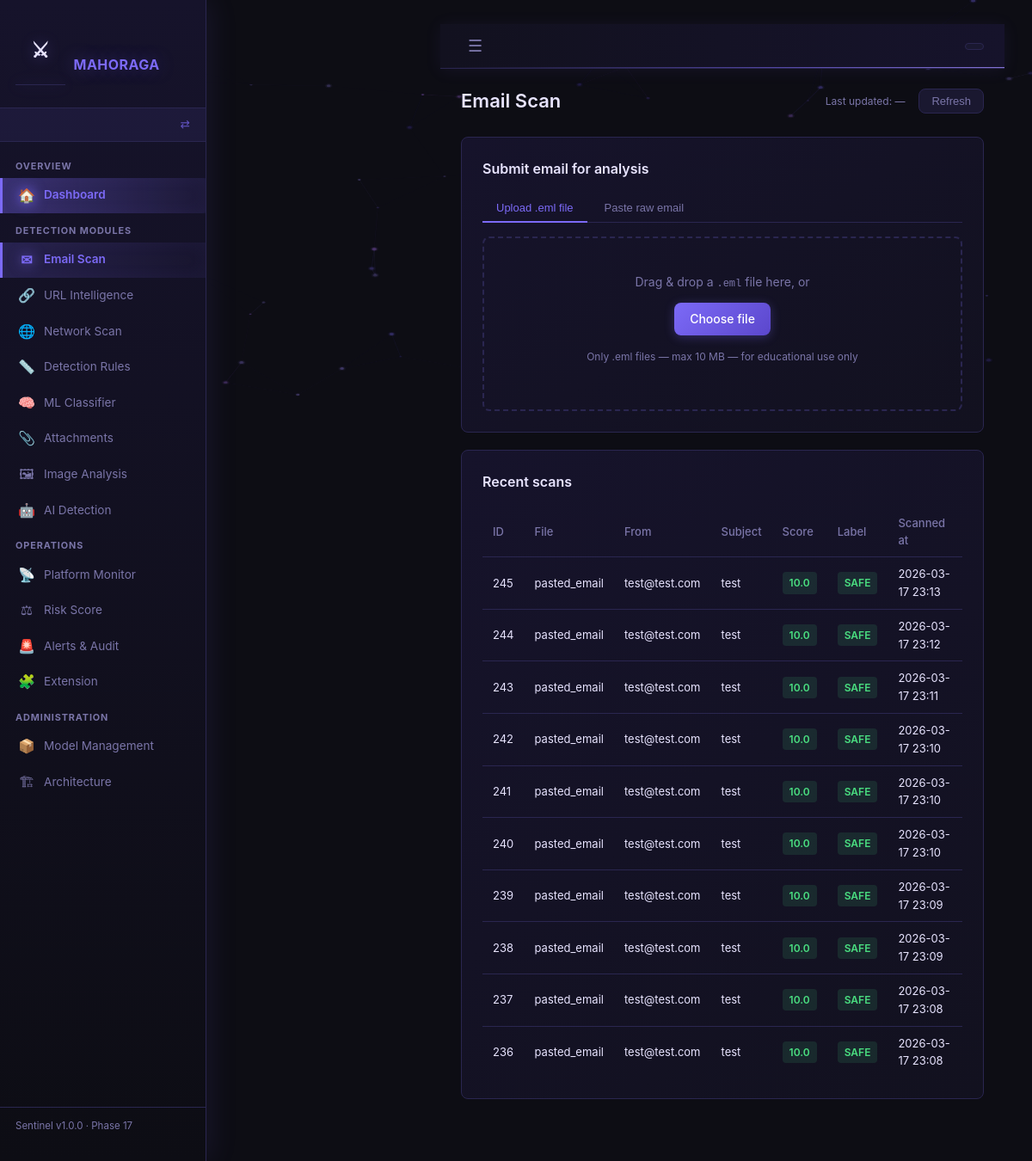
/email/scan, run on the app's committed database.
### backend/app/models.py (models this page shows)
class EmailScan(db.Model):
    __tablename__ = "email_scans"
    id           = db.Column(db.Integer, primary_key=True)
    filename     = db.Column(db.String(255))
    sender       = db.Column(db.String(255))
    recipient    = db.Column(db.String(255))
    subject      = db.Column(db.Text)
    body_text    = db.Column(db.Text)
    body_html    = db.Column(db.Text)
    headers_raw  = db.Column(db.Text)          # JSON string of all headers
    spf_result   = db.Column(db.String(50))    # pass / fail / softfail / none
    dkim_result  = db.Column(db.String(50))
    dmarc_result = db.Column(db.String(50))
    risk_score   = db.Column(db.Float, default=0.0)   # 0.0 – 100.0
    label        = db.Column(db.String(20))    # SAFE / SUSPICIOUS / MALICIOUS
    scanned_at   = db.Column(db.DateTime, default=datetime.utcnow)
    urls         = db.relationship("URLScan",        backref="email", lazy=True)
    attachments  = db.relationship("AttachmentScan", backref="email", lazy=True)
    network_scans= db.relationship("NetworkScan",    backref="email", lazy=True)

### backend/app/routes/email_scan.py (the view)
@email_scan_bp.route("/email/scan", methods=["GET"])
def email_scan_page():
    recent_scans = (
        EmailScan.query
        .order_by(EmailScan.scanned_at.desc())
        .limit(10)
        .all()
    )
    return render_template("email_scan.html", recent_scans=recent_scans)

### backend/app/routes/dashboard.py (called while the page is built, shortened)
def get_current_role() -> str:
    return session.get("role", "")

def get_sidebar_config():
    role = get_current_role()
    cfg  = ROLES.get(role, {})
    all_items = _all_sidebar_items()
    if cfg.get("allowed_prefixes") is None:
        return all_items   # admin sees everything

### frontend/templates/email_scan.html (shortened to what this page needs)
{% extends "base.html" %}
{% block content %}
<div class="page-header">
  <h1>Email Scan</h1>
  <span class="last-updated" id="last-updated">
    Last updated: <span id="update-time">—</span>
  </span>
  <button class="btn-refresh" onclick="refreshHistory()">Refresh</button>
</div>
<div class="card">
  <h2>Submit email for analysis</h2>
  <div class="tab-bar">
    <button class="tab active" id="tab-upload" onclick="switchTab('upload')">
      Upload .eml file
    </button>
    <button class="tab" id="tab-paste" onclick="switchTab('paste')">
      Paste raw email
    </button>
  </div>
  <div id="panel-upload">
    <div class="upload-zone" id="drop-zone">
      <p>Drag &amp; drop a <code>.eml</code> file here, or</p>
      <label class="btn-primary" for="eml-file-input">Choose file</label>
      <p class="hint">Only .eml files — max 10 MB — for educational use only</p>
    </div>
  </div>
</div>
<div class="card">
  <h2>Recent scans</h2>
  <table class="data-table">
    <thead>
      <tr>
        <th>ID</th><th>File</th><th>From</th>
        <th>Subject</th><th>Score</th><th>Label</th><th>Scanned at</th>
      </tr>
    </thead>
    <tbody id="history-table-body">
      {% for scan in recent_scans %}
      <tr>
        <td>{{ scan.id }}</td>
        <td>{{ scan.filename }}</td>
        <td class="truncate">{{ scan.sender }}</td>
        <td class="truncate">{{ scan.subject }}</td>
        <td>
          <span class="score-pill score-{{ scan.label | lower }}">
            {{ scan.risk_score | round(1) }}
          </span>
        </td>
        <td>
          <span class="label-badge label-{{ scan.label | lower }}">{{ scan.label }}</span>
        </td>
        <td>{{ scan.scanned_at.strftime('%Y-%m-%d %H:%M') if scan.scanned_at else '—' }}</td>
      </tr>
      {% else %}
      <tr><td colspan="7" class="empty-state">No scans yet — upload an email above</td></tr>
      {% endfor %}
    </tbody>
  </table>
</div>
{% endblock %}

### data on the page
EmailScan: id "245", filename "pasted_email", sender "test@test.com", subject "test", risk_score "10.0", label "SAFE", scanned_at "2026-03-17 23:13"
EmailScan: id "244", filename "pasted_email", sender "test@test.com", subject "test", risk_score "10.0", label "SAFE", scanned_at "2026-03-17 23:12"
EmailScan: id "243", filename "pasted_email", sender "test@test.com", subject "test", risk_score "10.0", label "SAFE", scanned_at "2026-03-17 23:11"
EmailScan: id "242", filename "pasted_email", sender "test@test.com", subject "test", risk_score "10.0", label "SAFE", scanned_at "2026-03-17 23:10"
EmailScan: id "241", filename "pasted_email", sender "test@test.com", subject "test", risk_score "10.0", label "SAFE", scanned_at "2026-03-17 23:10"
EmailScan: id "240", filename "pasted_email", sender "test@test.com", subject "test", risk_score "10.0", label "SAFE", scanned_at "2026-03-17 23:10"
EmailScan: id "239", filename "pasted_email", sender "test@test.com", subject "test", risk_score "10.0", label "SAFE", scanned_at "2026-03-17 23:09"
EmailScan: id "238", filename "pasted_email", sender "test@test.com", subject "test", risk_score "10.0", label "SAFE", scanned_at "2026-03-17 23:09"
EmailScan: id "237", filename "pasted_email", sender "test@test.com", subject "test", risk_score "10.0", label "SAFE", scanned_at "2026-03-17 23:08"
EmailScan: id "236", filename "pasted_email", sender "test@test.com", subject "test", risk_score "10.0", label "SAFE", scanned_at "2026-03-17 23:08"

### other printed values
{{ section.section }} "OVERVIEW" "DETECTION MODULES" "OPERATIONS" "ADMINISTRATION"
{{ item.icon }} "🏠" "✉" "🔗" "🌐" "📏" "🧠" "📎" "🖼" "🤖" "📡" "⚖" "🚨" "🧩" "📦" "🏗"
{{ item.label }} "Dashboard" "Email Scan" "URL Intelligence" "Network Scan" "Detection Rules" "ML Classifier" "Attachments" "Image Analysis" "AI Detection" "Platform Monitor" "Risk Score" "Alerts & Audit" "Extension" "Model Management" "Architecture"
